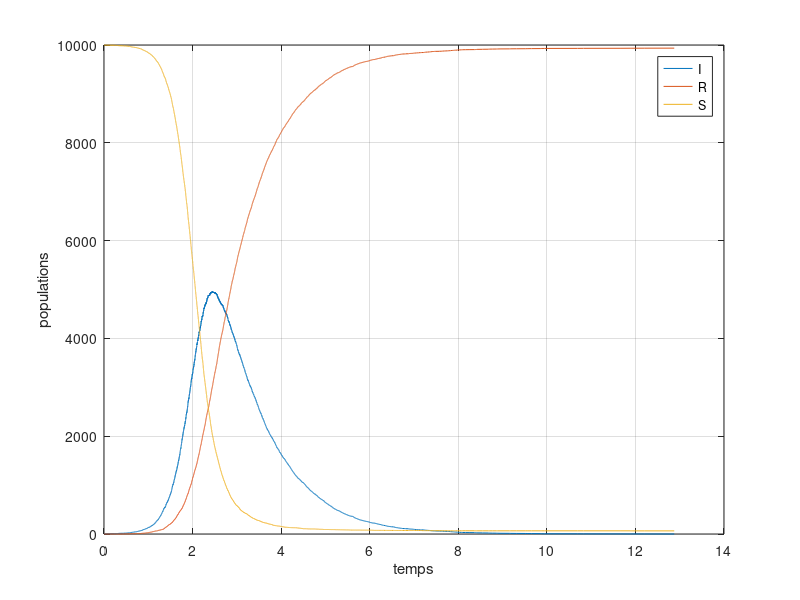
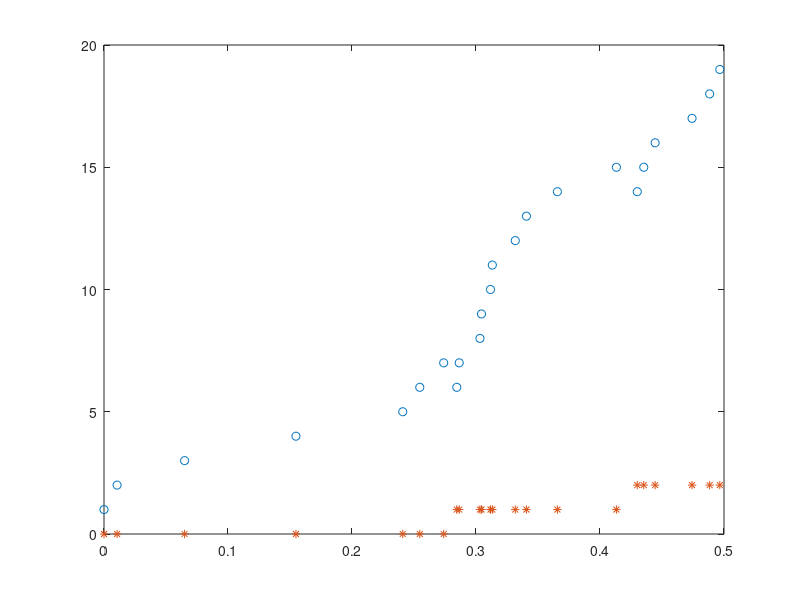

MATLAB code for these plots, in order:
clear all
close all



Gamma = 1;
Beta = 5;

I(1) = 1;
S(1) = 9999;
R(1) = 0;
T(1) = 0;

N = I(1) + S(1) + R(1);


i =1;
k = 1;

while I(i) >= 1
    u = rand;
    l(i) = Beta*S(i)*I(i)./N + Gamma*I(i);
    dt(i) = -log(u)./l(i);

    Pinfection = Beta*S(i)*I(i)./(N*l(i));
    Pguerison = Gamma*I(i)./l(i);

    a = rand;
    z = 0;
    if a < Pinfection
        z = z +1; 
        S(i+1) = S(i) -1;
    else
        S(i+1) = S(i);
    end

   if a > Pinfection
       R(i+1) = R(i) +1; 
       z = z-1;   
   else
       R(i+1) = R(i);
   end
    I(i+1) = I(i) + z;
    T(i+1) = T(i) + dt(i) ;

    i= i+1;


    if T(i) < 0.5
        k = k+1;
    end

        

end 
      
%i
%T(i)
%e = max(I)


figure(1)

plot(T,I)
hold on
plot(T,R)
hold on
plot(T,S)

grid on

xlabel 'temps'
ylabel 'populations'
legend("I", "R", "S")

figure(2)

plot(T(1:k), I(1:k), 'o')
hold on
plot(T(1:k), R(1:k), '*')


